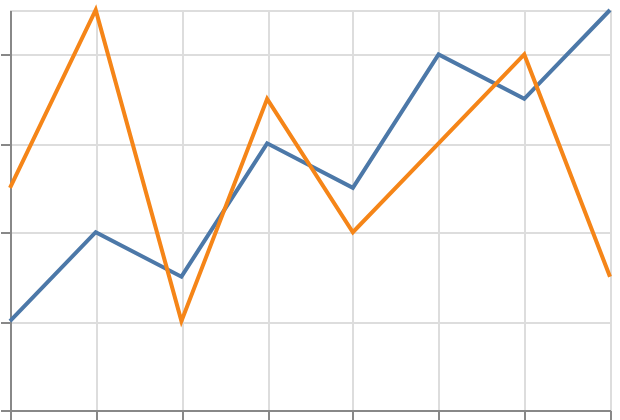

Describe this chart as a Vega-Lite specification.
### Vega-Lite specification from a JSON file in a GitHub repository (floating-point values rounded to 4 significant figures)
{"$schema": "https://vega.github.io/schema/vega-lite/v6.json", "padding": 5, "autosize": "none", "width": 300, "height": 200, "data": {"name": "table", "values": [{"c": "A", "g": "p", "x": 1, "y": 2, "v": 5, "t": "2024-01-15", "o": {"v": 3}, "IMDB Rating": 6.1, "d": "x1"}, {"c": "B", "g": "q", "x": 2, "y": 4, "v": 9, "t": "2024-02-20", "o": {"v": 7}, "IMDB Rating": 7.4, "d": "x2"}, {"c": "A", "g": "q", "x": 3, "y": 3, "v": 2, "t": "2024-03-05", "o": {"v": 1}, "IMDB Rating": 5.2, "d": "x1"}, {"c": "C", "g": "p", "x": 4, "y": 6, "v": 7, "t": "2024-05-30", "o": {"v": 4}, "IMDB Rating": 8.8, "d": "x3"}, {"c": "B", "g": "p", "x": 5, "y": 5, "v": 4, "t": "2024-07-11", "o": {"v": 9}, "IMDB Rating": 6.9, "d": "x2"}, {"c": "C", "g": "q", "x": 6, "y": 8, "v": 6, "t": "2024-09-02", "o": {"v": 2}, "IMDB Rating": 7.7, "d": "x3"}, {"c": "A", "g": "p", "x": 7, "y": 7, "v": 8, "t": "2024-11-25", "o": {"v": 5}, "IMDB Rating": 4.4, "d": "x1"}, {"c": "B", "g": "q", "x": 8, "y": 9, "v": 3, "t": "2024-12-31", "o": {"v": 8}, "IMDB Rating": 9.1, "d": "x2"}]}, "layer": [{"mark": "line", "encoding": {"x": {"field": "x", "type": "quantitative"}, "y": {"field": "y", "type": "quantitative"}, "color": {"datum": "observed"}}}, {"mark": "line", "encoding": {"x": {"field": "x", "type": "quantitative"}, "y": {"field": "v", "type": "quantitative"}, "color": {"datum": "other"}}}]}
